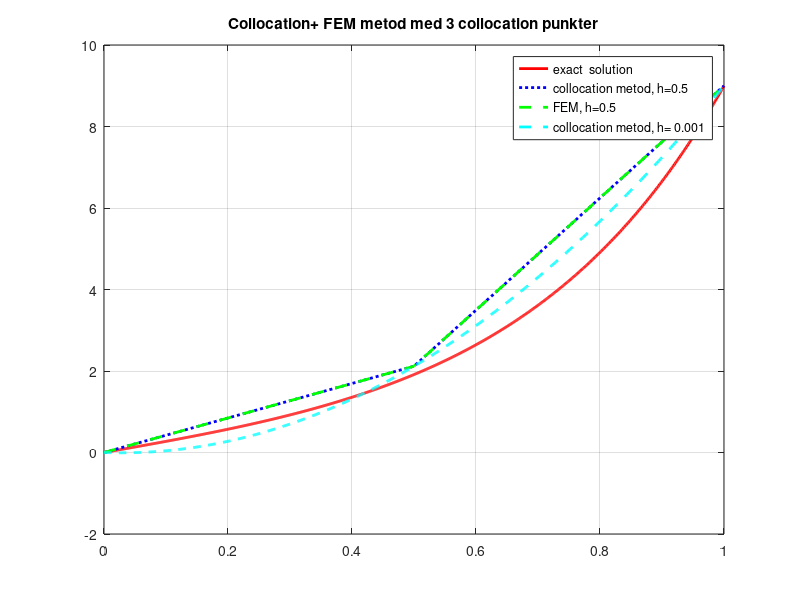

MATLAB code for this plot:
% BVP: Example 1. Vi löser  BVP:
% u''(t) = 9 u(t)
%  u(0)= 0, u(1)=9.
% med hjälp av  FEM
   
close all;
clear

N=1001;
y0 = [0 9]';  % begynnelsevarden
t0 = 0;          % begynnelsetiden
ts = 1;         % slut-tid


% Exact solution


%  diskretiseringen


h=(ts-t0)/(N-1);
  t = linspace(t0,ts,N);

uex = linspace(t0,ts,N);
vv = linspace(t0,ts,N);
 
uex(1)= 0;  % begynnelsevarden
uex(N)= 9;

%collocation metod för 3 collocation  punkter:
th=[0,0.5,1]';
ncolp = 3;
hh=(ts-t0)/(ncolp-1);

v = linspace(t0,ts,ncolp);

% konstruerar matrix och höger led från villkor i 3 collocation punkter,
%se föreläsning  19
  
A=[-9,-4.5,-0.25; 1,0,0; 1,1,1];
b = [0,0,9];

uh = A\b';


% lösning i collocation method i 3 punkter:
for k = 1:ncolp
	  v(k) = uh(1) +  uh(2)*th(k) + uh(3)*(th(k)^2);
end



%exakt lösning och collocation metod i N punkter

for k = 1:N
    uex(k) = 0.4492*(exp(3*t(k)) - exp(-3*t(k)));
    vv(k) = uh(1) +  uh(2)*t(k) + uh(3)*(t(k)^2);
end



% FEM metod i 3 punkter

femuh = [0,9/(2+9*hh^2), 9];

% fi_2 = t/tau  för t in (0,0.5), eller  (1-t)/tau  för t in (0.5,1)
  fi2 = [0,1,0];

%  fi3 = (t- 0.5)/tau för t in (0.0.5).
  fi3 = [0,0,1];


  
% computation of FEM with P1: se exempel för FEM i föreläsning 19 
for k = 1:3
	  fem(k) =  femuh(2)*fi2(k) + femuh(3)*fi3(k);
end


% exakt lösning
plot(t, uex, 'r - ','LineWidth',2)

grid on
hold on;

%plotting collocation metod i 3 punkter
plot(th, v, 'b :','LineWidth',2)

% plotting FEM lösning
plot(th, fem, 'g --','LineWidth',2)

%plotting  collocation metod i N punkter
plot(t, vv, 'c --','LineWidth',2)

legend('exact  solution', 'collocation metod, h=0.5', 'FEM, h=0.5', 'collocation metod, h= 0.001')

%str_xlabel = ['Collocation metod med 3 collocation punkter, h=', num2str(hh)];
str_xlabel = ['Collocation+ FEM metod med 3 collocation punkter'];

title(str_xlabel)
